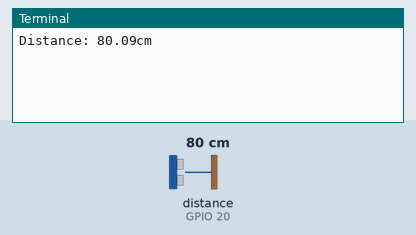
This program was run on a simulated Raspberry Pi (BCM pin numbers). On the bench: the last lines printed to the terminal. Inputs (shaded band) come from the test bench; at power-on: distance to the obstacle (sensor on GPIO 20) 80 cm. The echo pulse lasts 58.3 µs per cm; no MQTT or app messages arrive unless stated; the clock reads 2024-03-15 10:24:30 at power-on unless the program sets it.

Above: at 1.3 s.
1.4 s: distance to the obstacle (sensor on GPIO 20) set to 2 cm
At 2.1 s:
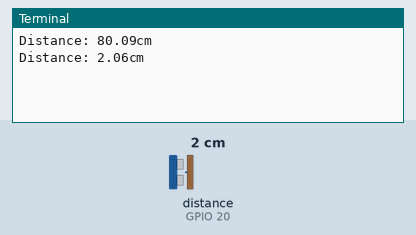
3.1 s: distance to the obstacle (sensor on GPIO 20) set to 4 cm
At 4.9 s:
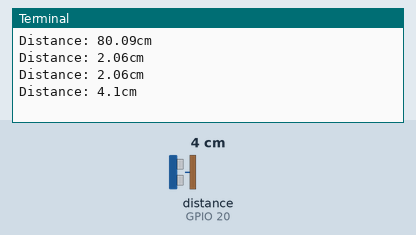
Timing chart, 0 to 6.4 s (numbered marks = the images above; inputs shaded):
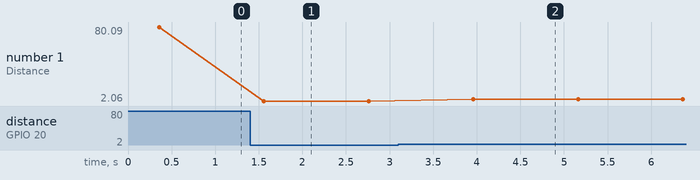

Measured:
- after the input at 1.4 s, the terminal: prints a new line after 0.16 s (image 1)
- after the input at 3.1 s, the terminal: prints a new line after 0.86 s (image 2)
- plotted number 1: 80.09 → 2.06 after the input at 1.4 s, 2.06 → 4.1 after the input at 3.1 s

The program:

ultrasonic.py
```python
#!/user/bin/python
import RPi.GPIO as GPIO
import time
import paho.mqtt.client as mqtt

# The callback for when the client receives a CONNACK response from the server.
def on_connect(client, userdata, flags, rc):
    print("Connected with result code "+str(rc))

    # Subscribing in on_connect() means that if we lose the connection and
    # reconnect then subscriptions will be renewed.
    client.subscribe("$SYS/#")

# The callback for when a PUBLISH message is received from the server.
def on_message(client, userdata, msg):
    print(msg.topic+" "+str(msg.payload))

client = mqtt.Client()
client.on_connect = on_connect
client.on_message = on_message

client.connect("192.168.0.110", 1883, 60)


try:
    GPIO.setmode(GPIO.BCM)

    PIN_TRIGGER = 21
    PIN_ECHO = 20

    while True:
       # print("Distance Measurement")
        GPIO.setup(PIN_TRIGGER, GPIO.OUT)
        GPIO.setup(PIN_ECHO, GPIO.IN)

        GPIO.output(PIN_TRIGGER, False)

        #print("Waiting for sensor to settle")

        time.sleep(0.2)
        GPIO.output(PIN_TRIGGER, True)

        time.sleep(0.0001)
        GPIO.output(PIN_TRIGGER, False)

        while GPIO.input(PIN_ECHO) == 0:
            pulse_start=time.time()

        while GPIO.input(PIN_ECHO) == 1:
            pulse_end=time.time()

        pulse_duration = pulse_end - pulse_start
        distance = pulse_duration*17150
        distance = round(distance, 2)
        client.publish("kitchen/distance",distance)
        print("Distance: {}cm".format(distance))
        time.sleep(1)
except Exception as e:
    print(e)
```
